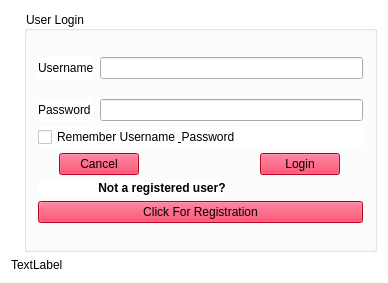
<?xml version="1.0" encoding="UTF-8"?>
<ui version="4.0">
 <class>Widget</class>
 <widget class="QWidget" name="Widget">
  <property name="geometry">
   <rect>
    <x>0</x>
    <y>0</y>
    <width>388</width>
    <height>283</height>
   </rect>
  </property>
  <property name="sizePolicy">
   <sizepolicy hsizetype="Fixed" vsizetype="Fixed">
    <horstretch>0</horstretch>
    <verstretch>0</verstretch>
   </sizepolicy>
  </property>
  <property name="windowTitle">
   <string>Login Window</string>
  </property>
  <property name="layoutDirection">
   <enum>Qt::LeftToRight</enum>
  </property>
  <property name="autoFillBackground">
   <bool>false</bool>
  </property>
  <property name="styleSheet">
   <string notr="true">background-color:rgb(255,255,255)</string>
  </property>
  <layout class="QVBoxLayout" name="verticalLayout_3">
   <item>
    <layout class="QVBoxLayout" name="verticalLayout_6">
     <item>
      <layout class="QHBoxLayout" name="horizontalLayout_4">
       <item>
        <widget class="QLabel" name="label_pic">
         <property name="palette">
          <palette>
           <active>
            <colorrole role="Button">
             <brush brushstyle="SolidPattern">
              <color alpha="255">
               <red>255</red>
               <green>255</green>
               <blue>255</blue>
              </color>
             </brush>
            </colorrole>
            <colorrole role="Base">
             <brush brushstyle="SolidPattern">
              <color alpha="255">
               <red>255</red>
               <green>255</green>
               <blue>255</blue>
              </color>
             </brush>
            </colorrole>
            <colorrole role="Window">
             <brush brushstyle="SolidPattern">
              <color alpha="255">
               <red>255</red>
               <green>255</green>
               <blue>255</blue>
              </color>
             </brush>
            </colorrole>
           </active>
           <inactive>
            <colorrole role="Button">
             <brush brushstyle="SolidPattern">
              <color alpha="255">
               <red>255</red>
               <green>255</green>
               <blue>255</blue>
              </color>
             </brush>
            </colorrole>
            <colorrole role="Base">
             <brush brushstyle="SolidPattern">
              <color alpha="255">
               <red>255</red>
               <green>255</green>
               <blue>255</blue>
              </color>
             </brush>
            </colorrole>
            <colorrole role="Window">
             <brush brushstyle="SolidPattern">
              <color alpha="255">
               <red>255</red>
               <green>255</green>
               <blue>255</blue>
              </color>
             </brush>
            </colorrole>
           </inactive>
           <disabled>
            <colorrole role="Button">
             <brush brushstyle="SolidPattern">
              <color alpha="255">
               <red>255</red>
               <green>255</green>
               <blue>255</blue>
              </color>
             </brush>
            </colorrole>
            <colorrole role="Base">
             <brush brushstyle="SolidPattern">
              <color alpha="255">
               <red>255</red>
               <green>255</green>
               <blue>255</blue>
              </color>
             </brush>
            </colorrole>
            <colorrole role="Window">
             <brush brushstyle="SolidPattern">
              <color alpha="255">
               <red>255</red>
               <green>255</green>
               <blue>255</blue>
              </color>
             </brush>
            </colorrole>
           </disabled>
          </palette>
         </property>
         <property name="text">
          <string/>
         </property>
         <property name="pixmap">
          <pixmap>../../../../../proj/kodiak-bingo-system/ebingo/gui/bui/images/Kodiak_Paw2.png</pixmap>
         </property>
        </widget>
       </item>
       <item>
        <widget class="QGroupBox" name="groupBox">
         <property name="title">
          <string>User Login</string>
         </property>
         <layout class="QVBoxLayout" name="verticalLayout_4">
          <item>
           <layout class="QVBoxLayout" name="verticalLayout">
            <item>
             <layout class="QVBoxLayout" name="verticalLayout_2">
              <property name="spacing">
               <number>20</number>
              </property>
              <item>
               <layout class="QHBoxLayout" name="horizontalLayout_2">
                <item>
                 <widget class="QLabel" name="label">
                  <property name="text">
                   <string>Username</string>
                  </property>
                 </widget>
                </item>
                <item>
                 <widget class="QLineEdit" name="username_lineEdit">
                  <property name="styleSheet">
                   <string notr="true">background-color:rgb(0,,255,255)</string>
                  </property>
                 </widget>
                </item>
               </layout>
              </item>
              <item>
               <layout class="QHBoxLayout" name="horizontalLayout_3">
                <property name="spacing">
                 <number>9</number>
                </property>
                <item>
                 <widget class="QLabel" name="label_2">
                  <property name="text">
                   <string>Password</string>
                  </property>
                 </widget>
                </item>
                <item>
                 <widget class="QLineEdit" name="password_lineEdit">
                  <property name="styleSheet">
                   <string notr="true">background-color:rgb(0,,255,255)</string>
                  </property>
                  <property name="echoMode">
                   <enum>QLineEdit::Password</enum>
                  </property>
                 </widget>
                </item>
               </layout>
              </item>
             </layout>
            </item>
            <item>
             <widget class="QCheckBox" name="remember_username_passwd_checkBox">
              <property name="text">
               <string>Remember Username &amp; Password</string>
              </property>
             </widget>
            </item>
            <item>
             <layout class="QHBoxLayout" name="horizontalLayout">
              <property name="spacing">
               <number>100</number>
              </property>
              <item>
               <widget class="QPushButton" name="cancel_pushButton">
                <property name="sizePolicy">
                 <sizepolicy hsizetype="Fixed" vsizetype="Fixed">
                  <horstretch>0</horstretch>
                  <verstretch>0</verstretch>
                 </sizepolicy>
                </property>
                <property name="styleSheet">
                 <string notr="true">background-color:rgb(255,0,50,50,)</string>
                </property>
                <property name="text">
                 <string>Cancel</string>
                </property>
               </widget>
              </item>
              <item>
               <widget class="QPushButton" name="login_pushButton">
                <property name="sizePolicy">
                 <sizepolicy hsizetype="Fixed" vsizetype="Fixed">
                  <horstretch>0</horstretch>
                  <verstretch>0</verstretch>
                 </sizepolicy>
                </property>
                <property name="palette">
                 <palette>
                  <active>
                   <colorrole role="Button">
                    <brush brushstyle="SolidPattern">
                     <color alpha="50">
                      <red>255</red>
                      <green>0</green>
                      <blue>50</blue>
                     </color>
                    </brush>
                   </colorrole>
                   <colorrole role="Base">
                    <brush brushstyle="SolidPattern">
                     <color alpha="50">
                      <red>255</red>
                      <green>0</green>
                      <blue>50</blue>
                     </color>
                    </brush>
                   </colorrole>
                   <colorrole role="Window">
                    <brush brushstyle="SolidPattern">
                     <color alpha="50">
                      <red>255</red>
                      <green>0</green>
                      <blue>50</blue>
                     </color>
                    </brush>
                   </colorrole>
                  </active>
                  <inactive>
                   <colorrole role="Button">
                    <brush brushstyle="SolidPattern">
                     <color alpha="50">
                      <red>255</red>
                      <green>0</green>
                      <blue>50</blue>
                     </color>
                    </brush>
                   </colorrole>
                   <colorrole role="Base">
                    <brush brushstyle="SolidPattern">
                     <color alpha="50">
                      <red>255</red>
                      <green>0</green>
                      <blue>50</blue>
                     </color>
                    </brush>
                   </colorrole>
                   <colorrole role="Window">
                    <brush brushstyle="SolidPattern">
                     <color alpha="50">
                      <red>255</red>
                      <green>0</green>
                      <blue>50</blue>
                     </color>
                    </brush>
                   </colorrole>
                  </inactive>
                  <disabled>
                   <colorrole role="Button">
                    <brush brushstyle="SolidPattern">
                     <color alpha="50">
                      <red>255</red>
                      <green>0</green>
                      <blue>50</blue>
                     </color>
                    </brush>
                   </colorrole>
                   <colorrole role="Base">
                    <brush brushstyle="SolidPattern">
                     <color alpha="50">
                      <red>255</red>
                      <green>0</green>
                      <blue>50</blue>
                     </color>
                    </brush>
                   </colorrole>
                   <colorrole role="Window">
                    <brush brushstyle="SolidPattern">
                     <color alpha="50">
                      <red>255</red>
                      <green>0</green>
                      <blue>50</blue>
                     </color>
                    </brush>
                   </colorrole>
                  </disabled>
                 </palette>
                </property>
                <property name="styleSheet">
                 <string notr="true">background-color:rgb(255,0,50,50,)</string>
                </property>
                <property name="text">
                 <string>Login</string>
                </property>
               </widget>
              </item>
             </layout>
            </item>
            <item>
             <widget class="QLabel" name="label_registration">
              <property name="sizePolicy">
               <sizepolicy hsizetype="Fixed" vsizetype="Fixed">
                <horstretch>0</horstretch>
                <verstretch>0</verstretch>
               </sizepolicy>
              </property>
              <property name="font">
               <font>
                <weight>75</weight>
                <bold>true</bold>
               </font>
              </property>
              <property name="text">
               <string>                  Not a registered user?</string>
              </property>
              <property name="alignment">
               <set>Qt::AlignCenter</set>
              </property>
             </widget>
            </item>
            <item>
             <widget class="QPushButton" name="reg_pushButton">
              <property name="styleSheet">
               <string notr="true">background-color:rgb(255,0,50,50,)</string>
              </property>
              <property name="text">
               <string>Click For Registration</string>
              </property>
             </widget>
            </item>
           </layout>
          </item>
         </layout>
        </widget>
       </item>
      </layout>
     </item>
     <item>
      <widget class="QLabel" name="messagelabel">
       <property name="sizePolicy">
        <sizepolicy hsizetype="Fixed" vsizetype="Fixed">
         <horstretch>0</horstretch>
         <verstretch>0</verstretch>
        </sizepolicy>
       </property>
       <property name="text">
        <string>TextLabel</string>
       </property>
      </widget>
     </item>
    </layout>
   </item>
  </layout>
 </widget>
 <layoutdefault spacing="6" margin="11"/>
 <resources/>
 <connections/>
</ui>
